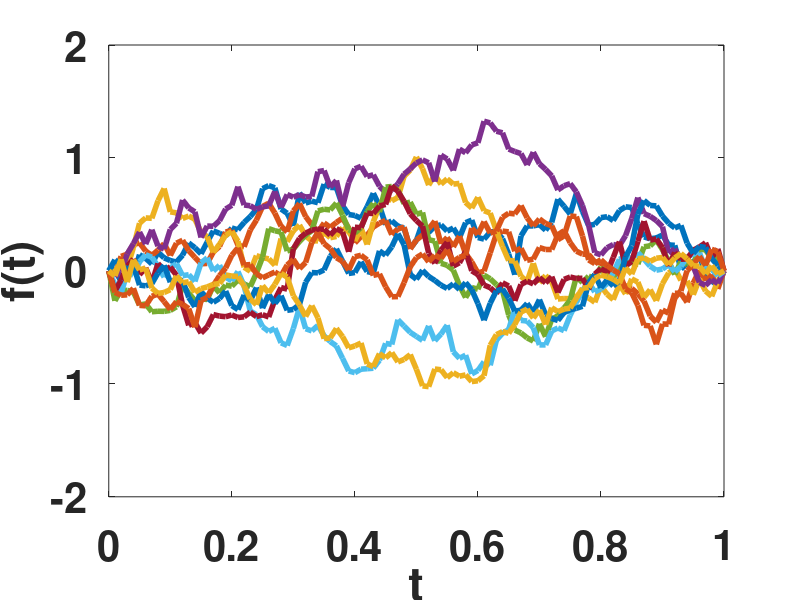

Source code (MATLAB):
%%%%%%%%%%%%%%%%%%%%%%%%%%%%%%%%%%%%%%%%
%%%%% Standard Brownian Bridge     %%%%%
%%%%%%%%%%%%%%%%%%%%%%%%%%%%%%%%%%%%%%%%
%%%%%%%%%%%%%%%%%%%%%%%%%%%%%%%%%%%%%%%%
%%% it is a special case of a GP %%%%%%%
clear all
close all
clc
disp('---------------------------------------------')
disp(' Standard Brownian Bridge  ')
disp(' It is a special case of a Gaussian Process  ')
disp('---------------------------------------------')
%%%%%%%%%%%
t=0:0.01:1;
%%%%%%%%%%%
%%%% kernel function %%%%% 
K=@(z1,z2) min([z1,z2])-z1*z2;
%%%%%%%%%%%%%%%%%%%%%%%%%%%%%%%%%%%%%%%%%%%%%%%%%%%%%%%%%%%%
%%%%%%%%%%%%%% COVARIANCE MATRIX given the inputs %%%%%%%%%% 
 for i=1:length(t)
     for j=1:length(t)
        SIGMA(i,j)=K(t(i),t(j));
     end
 end
%%%%%%%%%%%%%%%%%%%%%%%%%%%%%%%%%%%%%%%%%%%%%%%%%%%%%%%%%%%%
 L=length(t);
B=chol(SIGMA+0.000001*eye(L,L)); %%% 0.000001 only for avoiding numerical issues
%%%%%%%%%%%%%%%%%%%%%%%%%%%%%%%%%%%%%%%%%%%%%%%%%%%%%%%%%%%%
NUM_CURVES=10; %%% number of desired curves/vectors
%%%%%%%%%%%%%%%%%%%%%%%%%%%%%%%%%%%%%%%%%%%%%%%%%%%%%%%%%%%%%%%%%%%%%%%%%%%
%%%% DRAW NUM_CURVES TIMES FORM A N(0,SIGMA)
%%%%%%%%%%%%%%%%%%%%%%%%%%%%%%%%%%%%%%%%%%%%%%%%%%%%%%%%%%%%%%%%%%%%%%%%%%%
for i=1:NUM_CURVES
f(i,:)=B'*randn(1,L)';
end
%%%%%%%%%%%%%%%%%%%%%%%%%%%%%%%%%%%%%%%%%%%%%%%%%%%%%%%%%%%%%%%%%%%%%%%%%%%
%%%% plot %%%%%
plot(t,f,'LineWidth',4)
axis([0 1 -2 2])
box on
set(gca,'FontSize',30)
set(gca,'FontWeight','Bold')
ylabel('f(t)')
xlabel('t')
%%%%%%%%%%%%%%%%%%%%%%%%%%%%%%%%%%%%%%%%%%%%%%%%%%%%%%%%%%%%%%%%%%%%%%%%%%%


